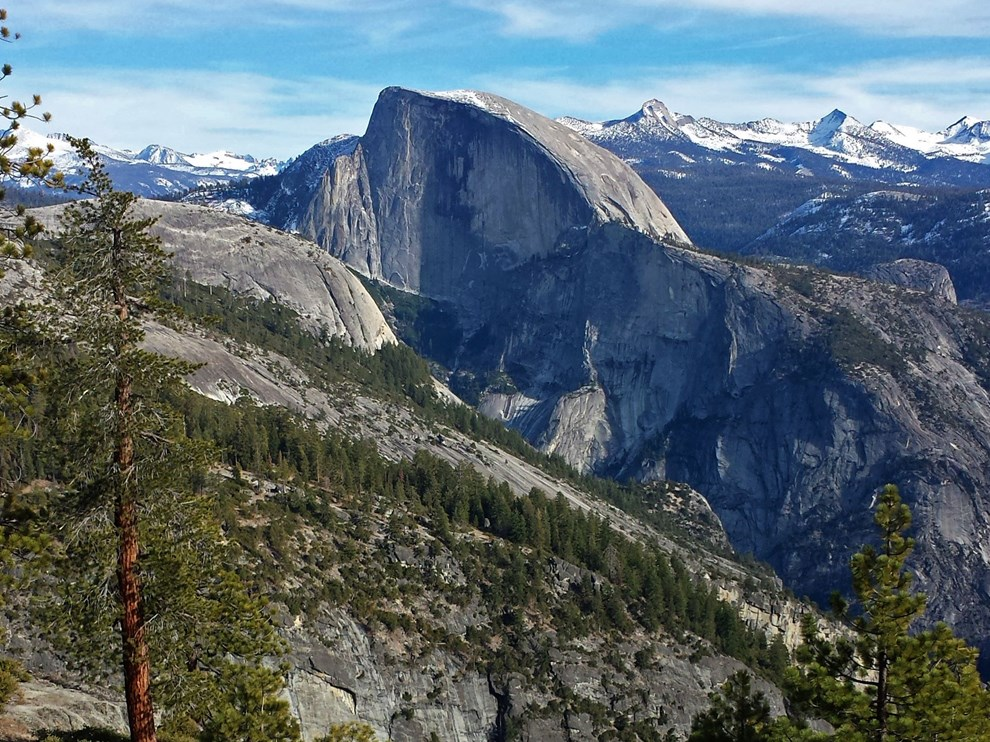
#> input picture in.jpg, 990 x 742 px
$ python main.py
#> lines starting #> are read from the running program, lines starting #| are printed output that depends on the picture
import cv2

filename = "in.jpg"

img = cv2.imread(filename)
#> img is the input picture: shape (742, 990, 3); mean B, G, R 110.4, 103.2, 88.9

img[:,:,1] = 0
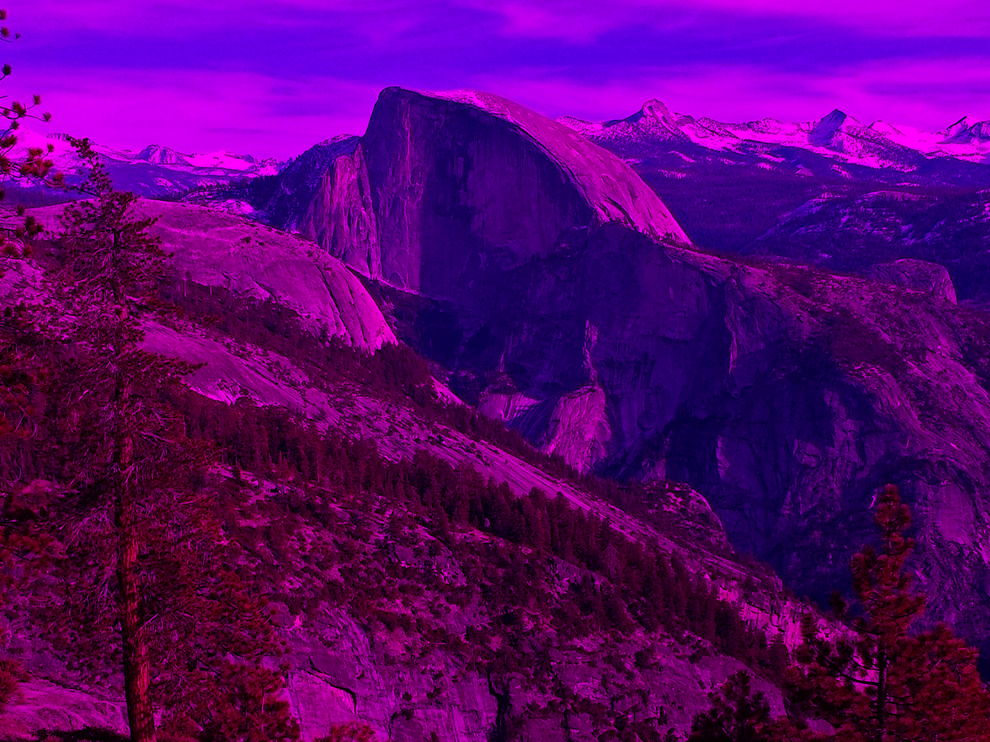
#> img: shape (742, 990, 3); mean B, G, R 110.4, 0, 88.9

img = cv2.resize(img, (1000, 300))
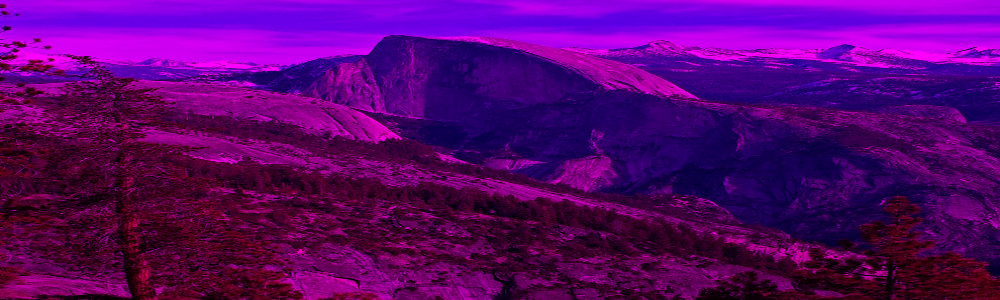
#> img: shape (300, 1000, 3); mean B, G, R 110.3, 0, 88.8

cv2.imwrite("out.jpg", img)

$ run again, with polka_dots_2.jpg copied over in.jpg
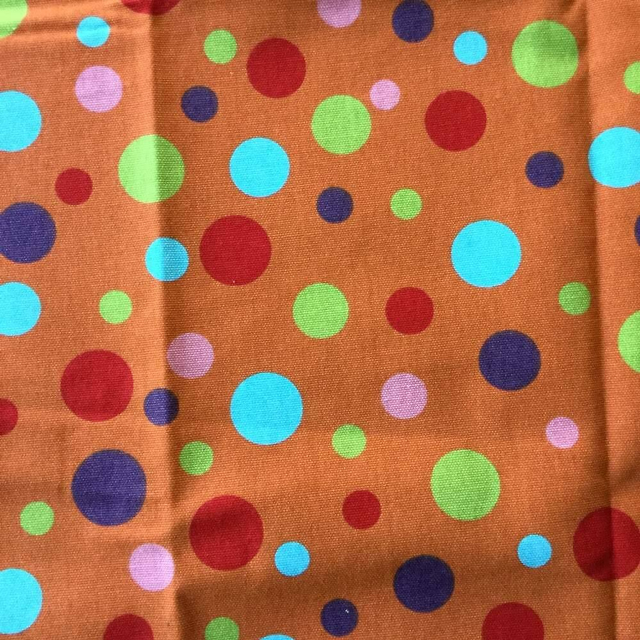
#> input picture polka_dots_2.jpg, 1280 x 1280 px (shown at 1/2 size)
#> img is the input picture: shape (1280, 1280, 3); mean B, G, R 74.2, 109.6, 173.8
#> `img[:,:,1] = 0`:
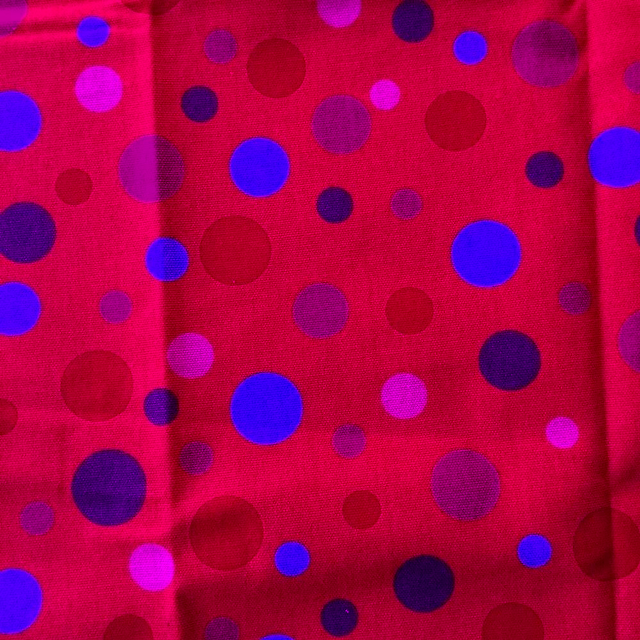
#> img: shape (1280, 1280, 3) (shown at 1/2 size); mean B, G, R 74.2, 0, 173.8
#> `img = cv2.resize(img, (1000, 300))`:
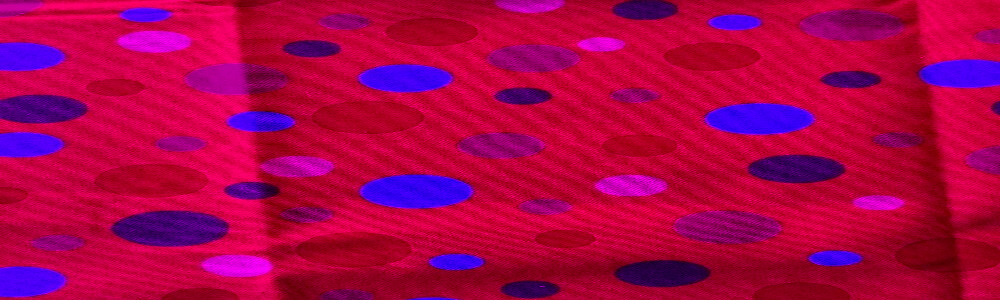
#> img: shape (300, 1000, 3); mean B, G, R 74.1, 0, 173.7
